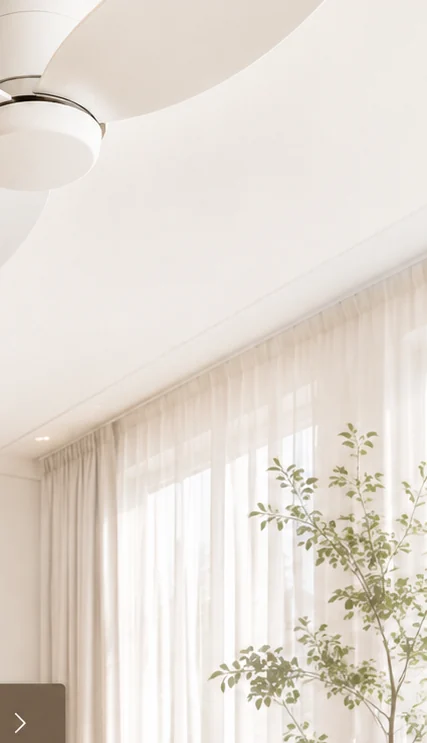
#> input picture lighting-site/assets/photos/curtain.webp, 427 x 743 px
$ python make_spin_gif.py ../../lighting-site/assets/photos/curtain.webp out.png 1.0 3 5 100
#> lines starting #> are read from the running program, lines starting #| are printed output that depends on the picture
#!/usr/bin/env python3
"""이미지를 중심 회전시켜 무한 루프 스핀 GIF 생성 (무료).
사용: make_spin_gif.py <src.png> <out.gif> [총각도=120] [프레임=18] [duration=55] [size=460]
"""
import sys
from PIL import Image
from pathlib import Path

src = Path(sys.argv[1])
out = Path(sys.argv[2])
total = float(sys.argv[3]) if len(sys.argv) > 3 else 120.0
N = int(sys.argv[4]) if len(sys.argv) > 4 else 18
dur = int(sys.argv[5]) if len(sys.argv) > 5 else 55
SIZE = int(sys.argv[6]) if len(sys.argv) > 6 else 460

im = Image.open(src).convert("RGB")
#> im is the input picture: PIL image 427x743 RGB; mean R, G, B 228.1, 220.4, 211.6
w, h = im.size
#> w = 427; h = 743
s = min(w, h)
#> s = 427
im = im.crop(((w - s) // 2, (h - s) // 2, (w - s) // 2 + s, (h - s) // 2 + s))
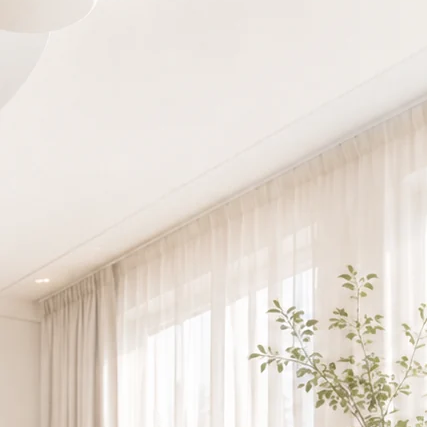
#> im: PIL image 427x427 RGB; mean R, G, B 230.1, 222.3, 214.1
bg = im.getpixel((4, 4))
#> bg = (223, 214, 203)
cx, cy = im.size[0] / 2, im.size[1] / 2
#> cx = 213.5; cy = 213.5

frames = []
for i in range(N):
    a = i * (total / N)
    fr = im.rotate(-a, resample=Image.BICUBIC, center=(cx, cy), fillcolor=bg)
    fr = fr.resize((SIZE, SIZE), Image.LANCZOS).convert("P", palette=Image.ADAPTIVE, colors=64)
    frames.append(fr)
#> this loop made 3 passes
#> pass 1, `fr = fr.resize((SIZE, SIZE), Image.LANCZOS).convert("P", palette=Image..`:
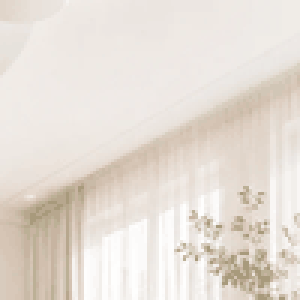
#> fr: PIL image 100x100 P (shown 3 times larger); mean R, G, B 230.3, 222.3, 214.2
#> pass 3, `fr = im.rotate(-a, resample=Image.BICUBIC, center=(cx, cy), fillcolor=..`:
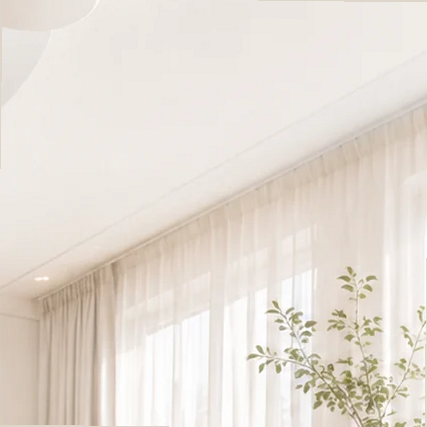
#> fr: PIL image 427x427 RGB; mean R, G, B 229.7, 221.9, 213.7
#> after the loop, frames = 3 items

mid = im.rotate(-total / 2, resample=Image.BICUBIC, center=(cx, cy), fillcolor=bg).resize((SIZE, SIZE), Image.LANCZOS)
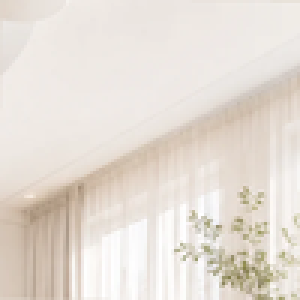
#> mid: PIL image 100x100 RGB (shown 3 times larger); mean R, G, B 229.8, 221.9, 213.7
mid.save(out.with_name(out.stem + "_preview.png"), "PNG")

frames[0].save(out, save_all=True, append_images=frames[1:], duration=dur, loop=0, optimize=True, disposal=2)
#> (the run stopped early here; a loop or call above may not have finished)

$ run again, on lighting-site/assets/photos/indirect.webp
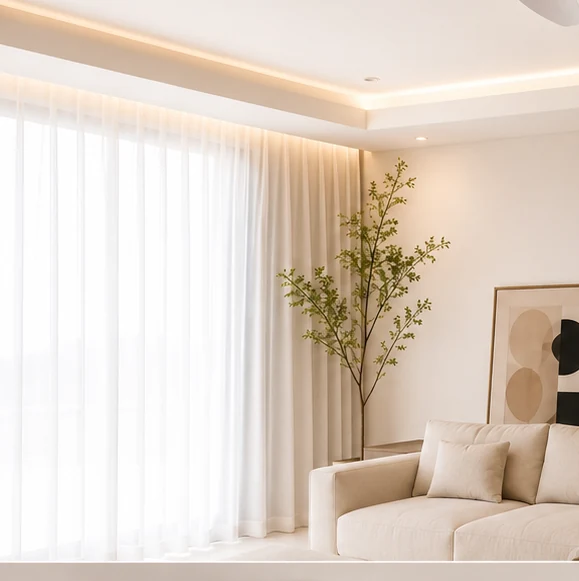
#> input picture lighting-site/assets/photos/indirect.webp, 579 x 581 px
#> im is the input picture: PIL image 579x581 RGB; mean R, G, B 224.3, 211.5, 199.5
#> im: PIL image 579x579 RGB
#> bg = (251, 218, 181)
#> the loop `for i in range(N):` made 3 passes
#> pass 2, `fr = im.rotate(-a, resample=Image.BICUBIC, center=(cx, cy), fillcolor=..`:
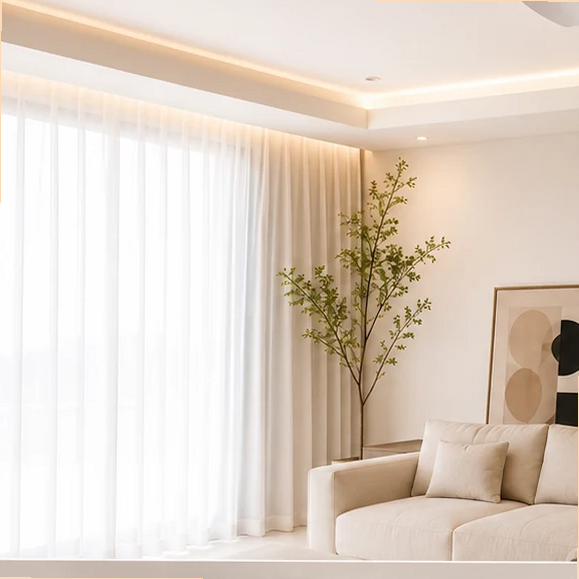
#> fr: PIL image 579x579 RGB; mean R, G, B 223.9, 211.1, 199
#> after the loop `for i in range(N):`: frames = 3 items
#> `mid = im.rotate(-total / 2, resample=Image.BICUBIC, center=(cx, cy), f..`:
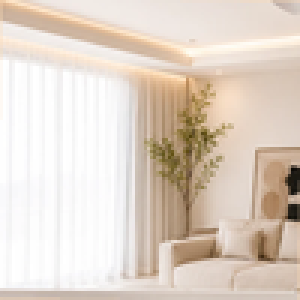
#> mid: PIL image 100x100 RGB (shown 3 times larger); mean R, G, B 223.9, 211, 198.9
